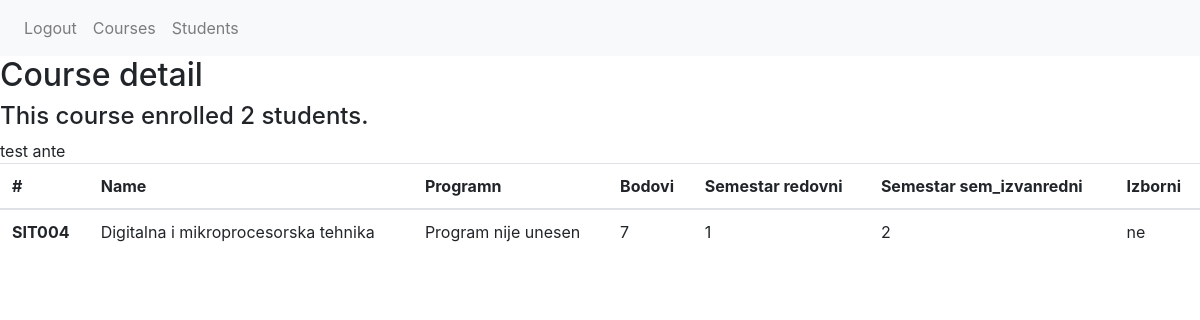
Page /course/4 (signed in) on the committed database.
### exam_app/models.py (models this page shows)
class Korisnik(AbstractUser):
    MENTOR = 'MENTOR'
    STUDENT = 'STUDENT'
    ROLES = (
        (MENTOR, 'Mentor'),
        (STUDENT, 'Student'),
    )
    NONE = 'NONE'
    REDOVNI = 'REDOVNI'
    IZVANREDNI = 'IZVANREDNI'
    STATUS = (
        (NONE, 'None'),
        (REDOVNI, 'Redovni'),
        (IZVANREDNI, 'Izvanredni'),
    )
    role = models.CharField(
        max_length=12,
        choices=ROLES,
        default=STUDENT,
        null=False
    )
    status = models.CharField(
        max_length=20,
        choices=STATUS,
        default=NONE,
        null=False
    )
    def __str__(self):
        return self.username

class Predmet(models.Model):
    DA = 'DA'
    NE = 'NE'
    IZBORNI = (
        (DA, 'Da'),
        (NE, 'Ne'),
    )
    ime = models.CharField(max_length=100, null=False)
    kod = models.CharField(max_length=6, null=False)
    program = models.TextField(null=False)
    bodovi = models.IntegerField(null=False)
    sem_redovni = models.IntegerField(null=False)
    sem_izvanredni = models.IntegerField(null=False)
    izborni = models.CharField(max_length=2, choices=IZBORNI, null=False)
    def __str__(self):
        return self.ime

### exam_app/views.py (the view)
# urls.py: path('course/<int:course_id>', views.get_course, name='get_course'),
@login_required
def get_course(request, course_id):
    course = Predmet.objects.filter(id=course_id)
    enrolls = Upisi.objects.filter(predmet_id=course_id).count()
    students = list(Korisnik.objects.filter(role='STUDENT'))
    enrolls_name = Upisi.objects.filter(predmet_id=course_id).values_list('student_id', flat=True)
    names = []
    for student in students:
        for name in enrolls_name:
            if student.id == name:
                names.append(student)
    return render(request, 'course.html', {'course': course, 'enrolls': enrolls, 'names': names})

### exam_app/templates/course.html
{% extends 'base.html' %}
{% load static %}
{% block content %}
<h2> Course detail </h2>
<h4>This course enrolled {{enrolls}} students.</h4>
{% for name in names %}
{{name}}
{% endfor %}
<table class="table">
    <thead>
    <tr>
        <th scope="col">#</th>
        <th scope="col">Name</th>
        <th scope="col">Programn</th>
        <th scope="col">Bodovi</th>
        <th scope="col">Semestar redovni</th>
        <th scope="col">Semestar sem_izvanredni</th>
        <th scope="col">Izborni</th>
    </tr>
    </thead>
    <tbody>
    {% for c in course %}
    <tr>
        <th scope="row">{{c.kod}}</th>
        <td>{{c}}</td>
        <td> {{c.program}}</td>
        <td> {{c.bodovi}}</td>
        <td> {{c.sem_redovni}}</td>
        <td> {{c.sem_izvanredni}}</td>
        <td> {{c.izborni}}</td>
    </tr>
    {% endfor %}
    </tbody>
</table>
{% endblock %}

### rows in the picture
Korisnik: username "test"
Korisnik: username "ante"
Predmet: kod "SIT004", ime "Digitalna i mikroprocesorska tehnika", program "Program nije unesen", bodovi "7", sem_redovni "1", sem_izvanredni "2", izborni "ne"

### other values in the picture
{{ enrolls }} "2"
